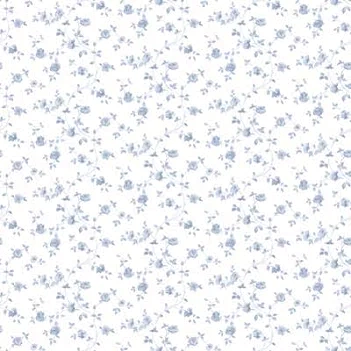
#> input picture assets/floral-light.webp, 351 x 351 px
$ python make_dark_swatch.py
#> lines starting #> are read from the running program, lines starting #| are printed output that depends on the picture
#!/usr/bin/env python3
"""
Generate assets/floral-dark.webp from assets/floral-light.webp.

The dark colourway is derived, never redrawn: each pixel's distance below the
swatch's own ground becomes an amount of "ink", and that ink is repainted as a
soft blue on a navy ground. Motif, placement and tiling are therefore identical
to Anna's picture -- only the palette flips.

Rerun this whenever the light swatch is replaced.

Usage:  make_dark_swatch.py
"""

from pathlib import Path

from PIL import Image

ROOT = Path(__file__).resolve().parent.parent
SRC = ROOT / "assets" / "floral-light.webp"
DST = ROOT / "assets" / "floral-dark.webp"

GROUND = 240.0          # luma of #eff2ef, the swatch's ground
FLOOR = 138.0           # luma of the deepest ink in the swatch
DARK = (15, 21, 29)     # #0f151d -- matches the floral pack's dark --bg
GLOW = (73, 100, 130)   # the flowers, lifted off that ground


def main():
    im = Image.open(SRC).convert("RGB")
#> im is the input picture: PIL image 351x351 RGB; mean R, G, B 240.7, 242.1, 244.3
    w, h = im.size
#> w = 351; h = 351
    px = im.load()
    out = Image.new("RGB", (w, h))
#> out: PIL image 351x351 RGB; every value is 0
    o = out.load()
    for y in range(h):
        for x in range(w):
            r, g, b = px[x, y]
            luma = 0.2126 * r + 0.7152 * g + 0.0722 * b
            ink = min(1.0, max(0.0, (GROUND - luma) / (GROUND - FLOOR)))
            o[x, y] = tuple(round(DARK[i] + ink * (GLOW[i] - DARK[i])) for i in range(3))
    out.save(DST, "WEBP", quality=90, method=6)
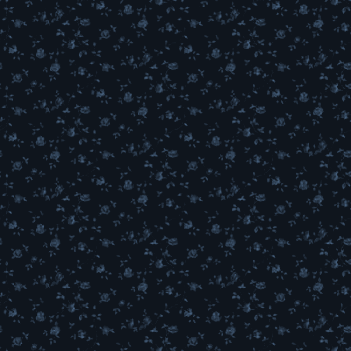
#> saved as floral-dark.webp: PIL image 351x351 RGB; mean R, G, B 19.1, 26.5, 36.1
    print(f"wrote {DST}  ({DST.stat().st_size // 1024} KB, {w}x{h})")
#| wrote assets/floral-dark.webp  (23 KB, 351x351)


if __name__ == "__main__":
    main()
